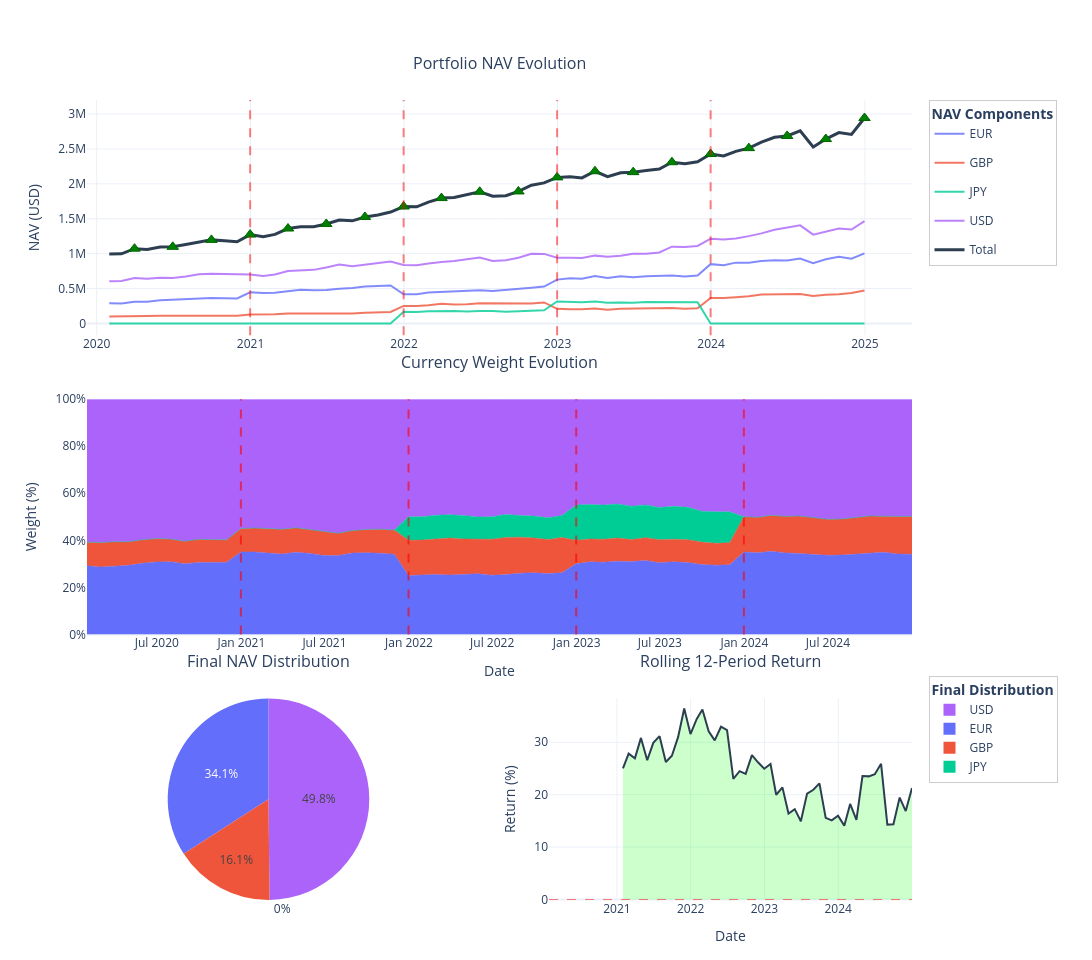

The code cell stored with this chart in its notebook:
### Code cell
# Comprehensive visualization using Portfolio method
fig = portfolio_complex.plot_comprehensive_analysis()
fig.show()
